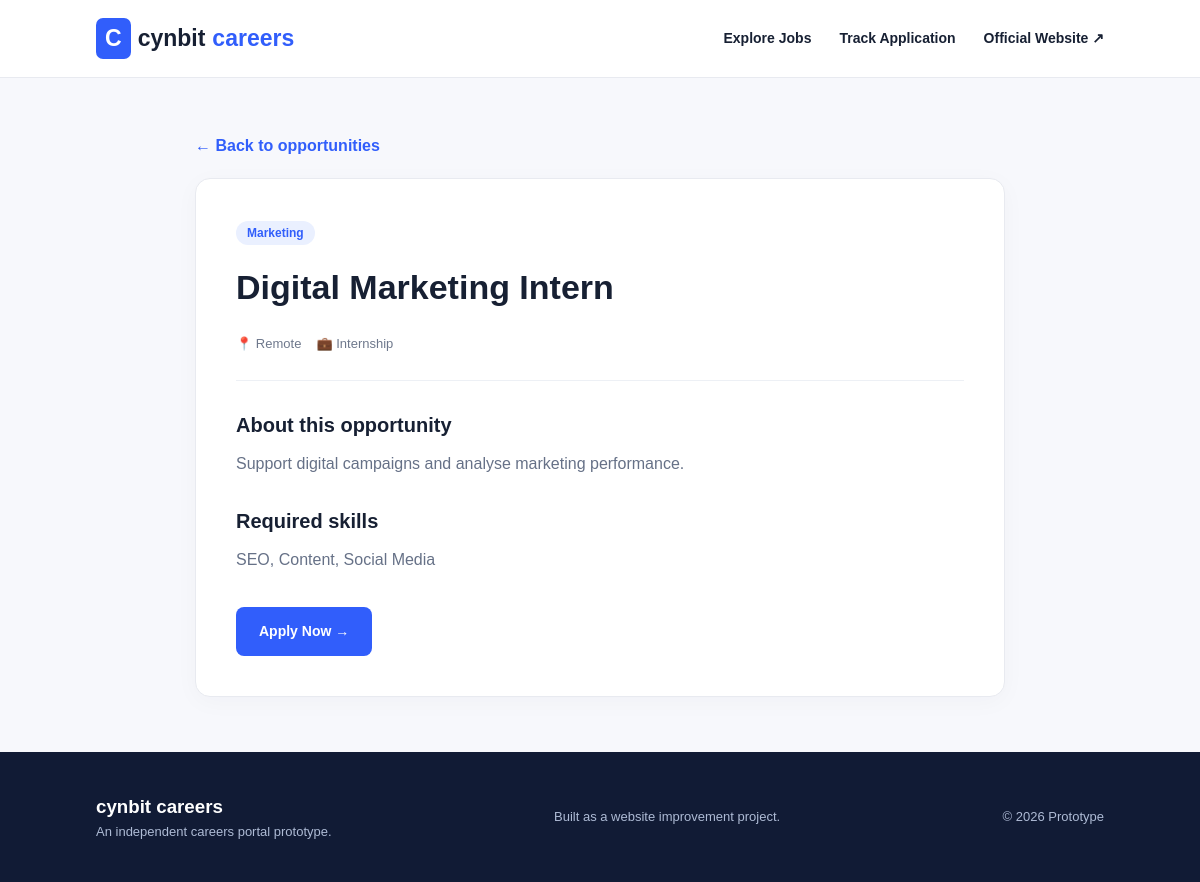
The page /job/5 on the database its author committed.
### tables this page shows
CREATE TABLE jobs (
            id INTEGER PRIMARY KEY AUTOINCREMENT,
            title TEXT NOT NULL,
            department TEXT NOT NULL,
            location TEXT NOT NULL,
            job_type TEXT NOT NULL,
            description TEXT NOT NULL,
            requirements TEXT NOT NULL
        );

### app.py (the view)
@app.route("/job/<int:job_id>")
def job_details(job_id):
    conn = get_db()
    job = conn.execute(
        "SELECT * FROM jobs WHERE id = ?",
        (job_id,)
    ).fetchone()
    conn.close()
    if job is None:
        abort(404)
    return render_template("job_details.html", job=job)

### app.py (called while the page is built)
def get_db():
    conn = sqlite3.connect(DATABASE)
    conn.row_factory = sqlite3.Row
    conn.execute("PRAGMA foreign_keys = ON")
    return conn

### templates/job_details.html (shortened to what this page needs)
{% extends "base.html" %}
{% block content %}
<section class="detail-container">
    <a href="{{ url_for('index') }}" class="back-link">
        ← Back to opportunities
    </a>
    <div class="detail-card">
        <span class="job-category">{{ job.department }}</span>
        <h1>{{ job.title }}</h1>
        <div class="job-meta">
            <span>📍 {{ job.location }}</span>
            <span>💼 {{ job.job_type }}</span>
        </div>
        <hr>
        <h2>About this opportunity</h2>
        <p>{{ job.description }}</p>
        <h2>Required skills</h2>
        <p>{{ job.requirements }}</p>
        <div class="detail-actions">
            <a href="{{ url_for('apply', job_id=job.id) }}"
               class="btn-primary">
                Apply Now →
            </a>
        </div>
    </div>
</section>
{% endblock %}

### static/css/style.css (style rules this page uses)
* { margin: 0; padding: 0; box-sizing: border-box; }
html { scroll-behavior: smooth; }
body { font-family: Arial, sans-serif; background: #f7f8fc; color: #172033; line-height: 1.6; }
a { text-decoration: none; color: inherit; }
.btn-primary { display: inline-block; background: #315efb; color: white; padding: 13px 23px; border: none; border-radius: 8px; font-size: 14px; font-weight: 700; cursor: pointer; transition: 0.2s; }
.job-category { background: #eaf0ff; color: #315efb; padding: 5px 11px; border-radius: 20px; font-size: 12px; font-weight: 700; }
.job-meta { color: #6e788c; font-size: 13px; margin-top: 20px; display: flex; gap: 15px; flex-wrap: wrap; }
.detail-container { max-width: 850px; margin: 55px auto; padding: 0 20px; }
.back-link { display: inline-block; color: #315efb; margin-bottom: 20px; font-weight: 600; }
.detail-card, .form-card, .success-card { background: white; padding: 40px; border: 1px solid #e8eaf0; border-radius: 15px; box-shadow: 0 5px 25px #17203308; }
.detail-card h1, .form-card h1 { font-size: 34px; margin: 15px 0; }
.detail-card h2 { font-size: 20px; margin: 28px 0 10px; }
.detail-card p { color: #667187; }
.detail-card hr, .form-card hr { border: none; border-top: 1px solid #edf0f5; margin: 25px 0; }
.detail-actions { margin-top: 35px; }

### rows shown on the page
jobs: department "Marketing", title "Digital Marketing Intern", location "Remote", job_type "Internship", description "Support digital campaigns and analyse marketing performance.", requirements "SEO, Content, Social Media"
